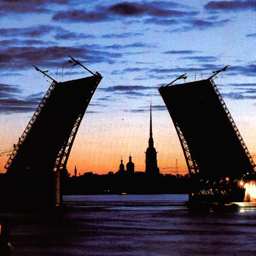
%> input picture img-processing/lab05/6.bmp, 256 x 256 px
$ octave prewitt.m   (GNU Octave 9; MATLAB toolbox functions it lacks are replaced by stand-ins)
%> lines starting %> are read from the running program, lines starting %| are printed output that depends on the picture; in (x1, y1, x2, y2) boxes, pixels count from 0 and x2, y2 are one past the last pixel; in counts of white or black regions, pixels touching at a corner belong together; the program's own positions count from 1
image=rgb2gray(imread('6.bmp'));
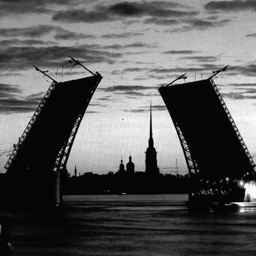
%> image: size 256x256 uint8; min 0, max 254, mean 89.7

image_prewitt=edge(image,'prewitt', 0.2);
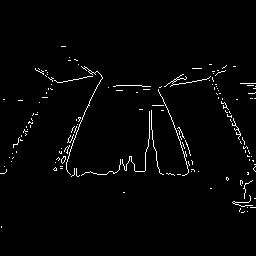
%> image_prewitt: size 256x256 logical; 2% white in thin lines or dots, all inside (x1, y1, x2, y2) = (0, 46, 256, 228)
subplot(1,3,1);
imshow(image_prewitt);
title('Метод Превитта (0.2)');

image_prewitt=edge(image,'prewitt', 0.1);
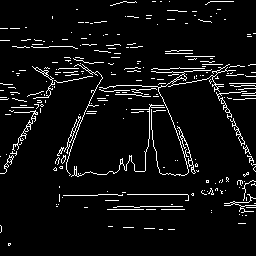
%> image_prewitt: size 256x256 logical; 5.8% white in thin lines or dots
subplot(1,3,2);
imshow(image_prewitt);
title('Метод Превитта (0.1)');

image_prewitt=edge(image,'prewitt', 0.05);
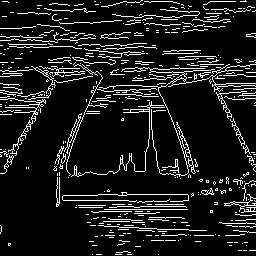
%> image_prewitt: size 256x256 logical; 11.1% white in thin lines or dots
subplot(1,3,3);
imshow(image_prewitt);
title('Метод Превитта (0.05)');
